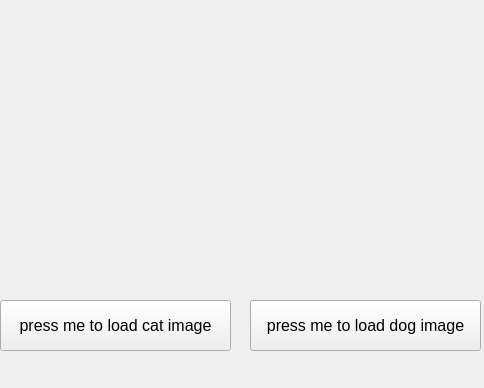
<?xml version="1.0" encoding="UTF-8"?>
<ui version="4.0">
 <class>Form</class>
 <widget class="QWidget" name="Form">
  <property name="geometry">
   <rect>
    <x>0</x>
    <y>0</y>
    <width>484</width>
    <height>388</height>
   </rect>
  </property>
  <property name="windowTitle">
   <string>Form</string>
  </property>
  <widget class="QLabel" name="picture_label">
   <property name="geometry">
    <rect>
     <x>0</x>
     <y>0</y>
     <width>481</width>
     <height>291</height>
    </rect>
   </property>
   <property name="text">
    <string/>
   </property>
   <property name="pixmap">
    <pixmap>cat.jpg</pixmap>
   </property>
   <property name="scaledContents">
    <bool>true</bool>
   </property>
  </widget>
  <widget class="QPushButton" name="cat_button">
   <property name="geometry">
    <rect>
     <x>0</x>
     <y>300</y>
     <width>231</width>
     <height>51</height>
    </rect>
   </property>
   <property name="font">
    <font>
     <pointsize>12</pointsize>
    </font>
   </property>
   <property name="text">
    <string>press me to load cat image</string>
   </property>
  </widget>
  <widget class="QPushButton" name="dog_button">
   <property name="geometry">
    <rect>
     <x>250</x>
     <y>300</y>
     <width>231</width>
     <height>51</height>
    </rect>
   </property>
   <property name="font">
    <font>
     <pointsize>12</pointsize>
    </font>
   </property>
   <property name="text">
    <string>press me to load dog image</string>
   </property>
  </widget>
 </widget>
 <resources/>
 <connections/>
</ui>
